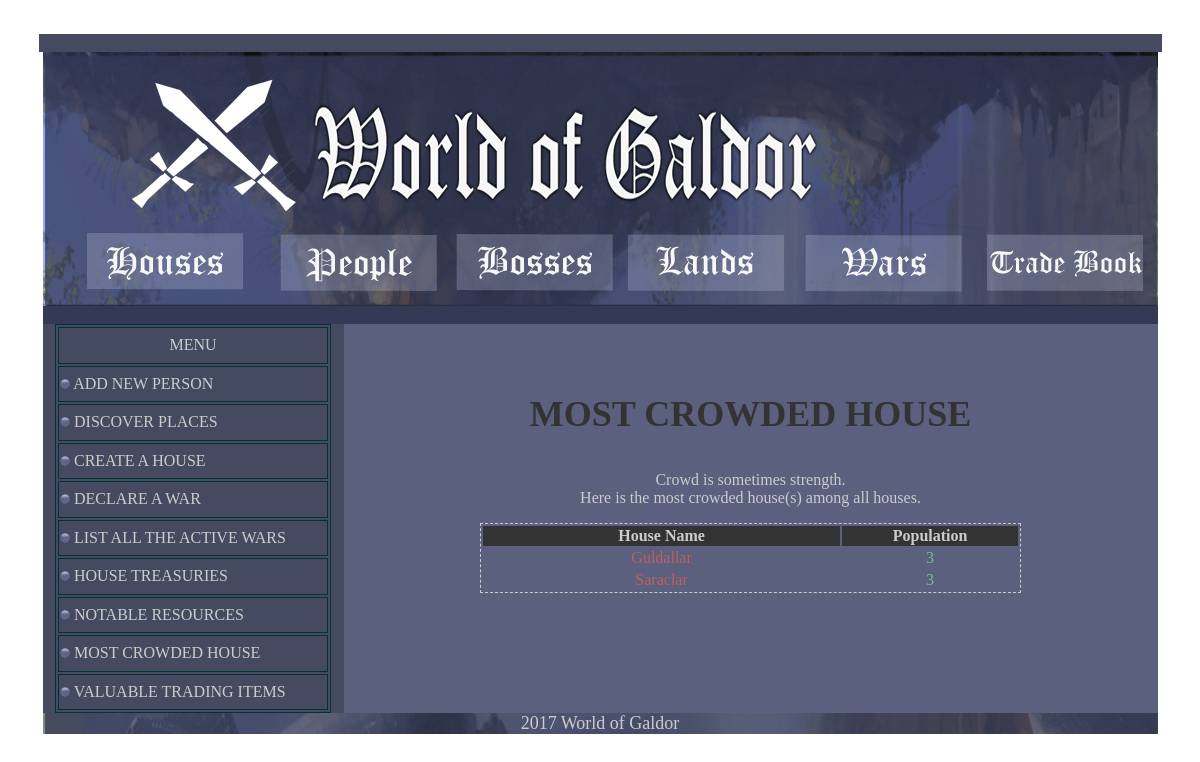
Page /housestatistics.php on the committed database.
### tables this page shows
CREATE TABLE `house` (
  `hID` int(11) NOT NULL,
  `hName` varchar(200) NOT NULL,
  `lID` varchar(20) NOT NULL
);

### housestatistics.php (the view, shortened to what this page needs)
<html>
<head>
</head>
<body leftmargin="0" topmargin="0" marginwidth="0" marginheight="0">
<center>
  <p>&nbsp;	</p>
  <table width="1123" height="357" cellpadding="0" cellspacing="0" id="Table_01">
	<tr>
		<td colspan="4" bgcolor="#454A61"><p>&nbsp;</p>      </td>
	</tr>
	<tr>
		<td width="4" height="254">&nbsp;</td>
		<td colspan="2" bgcolor="#343955"><img src="images/logo.jpg" alt="" width="1115" height="254" border="0" usemap="#Map">
		  </td>
		<td width="4">&nbsp;</td>
	</tr>
	<tr>
		<td height="18">&nbsp;</td>
		<td colspan="2" bgcolor="#343955">
			<img src="images/worldofgaldor_06.gif" width="1115" height="6" alt=""></td>
		<td>&nbsp;</td>
	</tr>
	<tr>
		<td rowspan="2">&nbsp;</td>
		<td width="301" bgcolor="#454A61" border="1"  bordercolor="38394F" ><table width="276" height="389" border="1" align="center" bordercolor="#003333">
          <tr>
            <td width="266"><div align="center">MENU</div></td>
          </tr>
          <tr>
            <td><a href="addnewperson.php"><img src="images/icon.png" width="10" height="10" border="0"/> ADD NEW PERSON </a></td>
          </tr>
          <tr>
            <td><a href="discover.php"><img src="images/icon.png" width="10" height="10" border="0"/> DISCOVER PLACES </a></td>
          </tr>
          <tr>
            <td><a href="createhouse.php"><img src="images/icon.png" width="10" height="10" border="0"/> CREATE A HOUSE </a></td>
          </tr>
          <tr>
            <td><a href="declarewar.php"><img src="images/icon.png" width="10" height="10" border="0"/> DECLARE A WAR </a></td>
          </tr>
          <tr>
            <td><a href="activewars.php"><img src="images/icon.png" width="10" height="10" border="0"/> LIST ALL THE ACTIVE WARS </a></td>
          </tr>
          <tr>
            <td><a href="housemoney.php"><img src="images/icon.png" width="10" height="10" border="0"/> HOUSE TREASURIES </a></td>
          </tr>
          <tr>
            <td><a href="notableresources.php"><img src="images/icon.png" width="10" height="10" border="0"/> NOTABLE RESOURCES </a></td>
          </tr>
          <tr>
            <td><a href="housestatistics.php"><img src="images/icon.png" width="10" height="10" border="0"/> MOST CROWDED HOUSE </a></td>
          </tr>
          <tr>
            <td><a href="valuabletradingitems.php"><img src="images/icon.png" width="10" height="10" border="0"/> VALUABLE TRADING ITEMS </a></td>
          </tr>
        </table></td>
		<td width="814"  bordercolor="38394F" bgcolor="5a607d" border="1" >
		<div align="center">
	      <p align="center" class="style3">MOST CROWDED HOUSE </p>
	      <p align="center">Crowd is sometimes strength.<br>
          Here is the most crowded house(s) among all houses. </p>
	    <div align="center">
          <table width="541" style = "border: 1px dashed">
            <thead>
              <tr>
          <th width="264" bgcolor="#333333" class="style8">House Name</th>
          <th width="129" bgcolor="#333333" class="style8">Population</th>
      </tr>
            </thead>
            <tbody>
              <?php
$db = mysqli_connect('localhost', 'root', '', 'wog_db');
$sql = 'SELECT T.hID, T.hName, COUNT(*) AS population
FROM (SELECT P.pID, H.hID, H.hName
	  FROM house H, person P
	  WHERE P.is_member_of = H.hID) AS T
GROUP BY T.hID
HAVING COUNT(*) >= ALL (SELECT COUNT(*)
                       	FROM person P
                       	GROUP BY P.is_member_of)';
$result = mysqli_query($db, $sql);
?>
  <?php
	while($row = mysqli_fetch_assoc($result)) {
    $house = $row['hName'];
    $population = $row['population'];
    echo "<tr>
          <td><center><font color='#BD6060'>$house</font></center></td>
          <td><center><font color='#79BD8B'>$population</font></center></td>
          </tr>";
}
?>
            </tbody>
          </table>
        </div>        <br> <p align="center">&nbsp;</p>
	  </td>
		<td rowspan="2">&nbsp;</td>
	</tr>
	<tr>
		<td colspan="2" background="images/worldofgaldorsmall_12.gif"><div align="center">
		  <p class="style2">2017 World of Galdor </p>
	    </div></td>
	</tr>
</table>
</center>
</body>
</html>

### housestatistics.php (style rules this page uses)
body,td,th { color: #CCCCCC; font-size: 16px; font-family: Georgia, Times New Roman, Times, serif; }
a:link { color: #CCCCCC; text-decoration: none; }
.style2 { font-size: 18px }
.style3 { font-size: 36px; font-weight: bold; color: #333333; }

### rows in the picture
house: hName "Guldallar", population "3"
house: hName "Saraclar", population "3"
